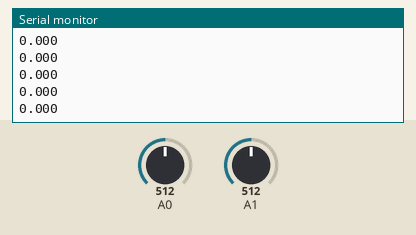
This sketch was run on a simulated Arduino Uno, built with avr-gcc and run on an emulated ATmega328P. Shown: the last lines printed to the serial monitor. The inputs (shaded band) are chosen by the test bench; at power-on: A0 = 512, A1 = 512.

Above: at 1.2 s.
1.3 s: A0 set to 716
At 1.31 s:
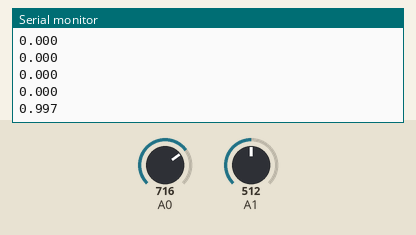
2.8 s: A1 set to 306
At 2.83 s:
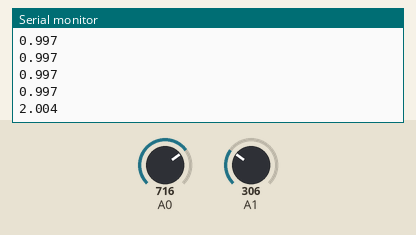
4.3 s: A0 set to 900
At 4.34 s:
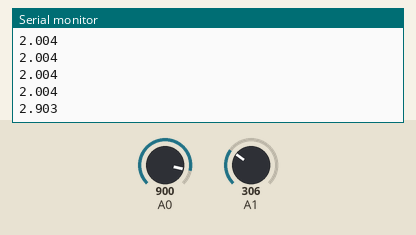
5.8 s: A1 set to 122
At 5.85 s:
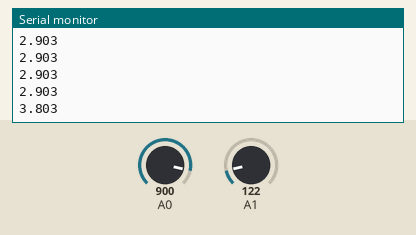
Timing chart, 0 to 8.3 s (numbered marks = the images above; inputs shaded):
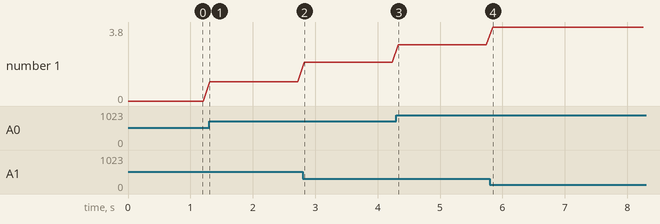

Measured:
- after the input at 1.3 s, the serial monitor: prints a new line at once (image 1)
- after the input at 2.8 s, the serial monitor: prints a new line at once (image 2)
- after the input at 4.3 s, the serial monitor: prints a new line at once (image 3)
- after the input at 5.8 s, the serial monitor: prints a new line at once (image 4)
- plotted number 1: 0 → 1 after the input at 1.3 s, 1 → 2 after the input at 2.8 s, 2 → 2.9 after the input at 4.3 s, 2.9 → 3.8 after the input at 5.8 s

The sketch:

photodiode.ino
```cpp
void setup() {
  analogReference(EXTERNAL); // Set ADC to use AREF (e.g., 2.5V)
  Serial.begin(9600);
}

void loop() {
  int pos = analogRead(A0); // Positive signal
  int neg = analogRead(A1); // Negative signal
  float voltage = (pos - neg) * (5 / 1023.0); // Scale to 2.5V reference
  Serial.println(voltage, 3); // Print with 3 decimal places
  delay(100); // Adjust as needed
}
```
